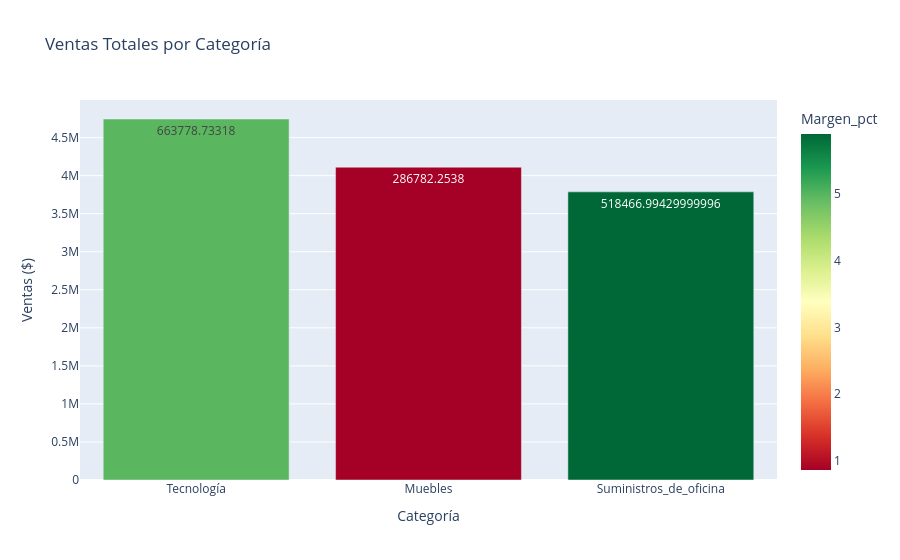
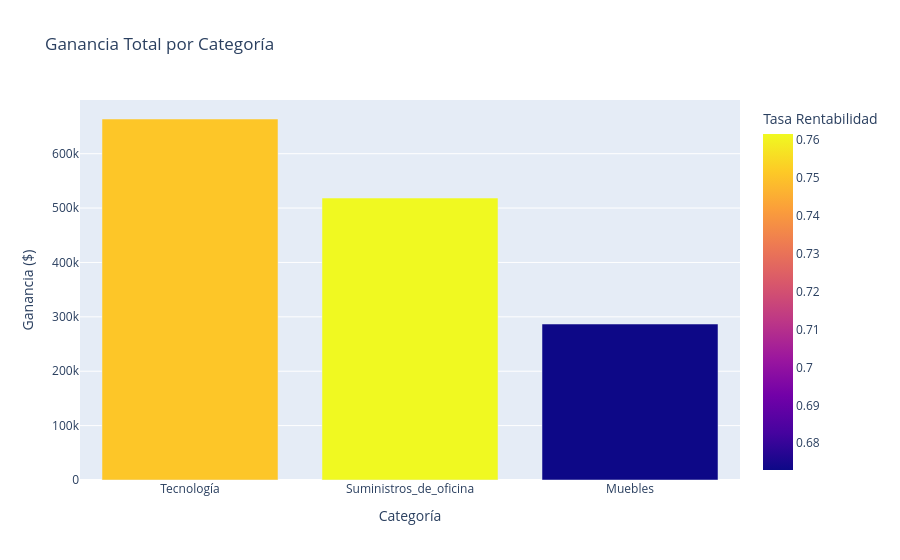

Source (notebook cell) for these figures, in order:
### Markdown cell above
---

### Code cell
# Heatmap Categoría vs Subcategoría
print("\n📈 VENTAS POR SUBCATEGORÍA (top 3 por categoría):")
for cat in df['Categoría'].unique():
    print(f"\n{cat}:")
    subcat = df[df['Categoría'] == cat].groupby("Subcategoría")["Ventas"].sum().sort_values(ascending=False).head(3)
    for subcat_name, ventas in subcat.items():
        pct = (ventas / total_ventas) * 100
        print(f"   - {subcat_name}: ${ventas:,.0f} ({pct:.2f}%)")

# Gráfico: Categorías vs Ventas
fig7 = px.bar(
    categoria_totales.reset_index().sort_values("Ventas", ascending=False),
    x='Categoría',
    y='Ventas',
    title='Ventas Totales por Categoría',
    labels={'Ventas': 'Ventas ($)', 'Categoría': 'Categoría'},
    color='Margen_pct',
    color_continuous_scale='RdYlGn',
    text='Ganancia'
)
fig7.show()

# Gráfico: Rentabilidad por Categoría
rentabilidad_cat = df.groupby("Categoría").agg({
    "Ganancia": "sum",
    "Ventas": "sum",
    "Es_rentable": "mean"
}).sort_values("Ganancia", ascending=False)

fig8 = px.bar(
    rentabilidad_cat.reset_index(),
    x='Categoría',
    y='Ganancia',
    title='Ganancia Total por Categoría',
    color='Es_rentable',
    labels={'Ganancia': 'Ganancia ($)', 'Es_rentable': 'Tasa Rentabilidad'}
)
fig8.show()

### Figure 1 — Plotly figure (JSON) as saved in the notebook; plotly's stock layout.template omitted (floating-point values rounded to 4 significant figures)
{"data": [{"hovertemplate": "Categoría=%{x}<br>Ventas ($)=%{y}<br>Ganancia=%{text}<br>Margen_pct=%{marker.color}<extra></extra>", "legendgroup": "", "marker": {"color": [4.968, 0.8638, 5.896], "coloraxis": "coloraxis", "pattern": {"shape": ""}}, "name": "", "orientation": "v", "showlegend": false, "text": [663800.0, 286800.0, 518500.0], "textposition": "auto", "type": "bar", "x": ["Tecnología", "Muebles", "Suministros_de_oficina"], "xaxis": "x", "y": [4745000.0, 4111000.0, 3787000.0], "yaxis": "y"}], "layout": {"barmode": "relative", "coloraxis": {"colorbar": {"title": {"text": "Margen_pct"}}, "colorscale": [[0, "rgb(165,0,38)"], [0.1, "rgb(215,48,39)"], [0.2, "rgb(244,109,67)"], [0.3, "rgb(253,174,97)"], [0.4, "rgb(254,224,139)"], [0.5, "rgb(255,255,191)"], [0.6, "rgb(217,239,139)"], [0.7, "rgb(166,217,106)"], [0.8, "rgb(102,189,99)"], [0.9, "rgb(26,152,80)"], [1, "rgb(0,104,55)"]]}, "legend": {"tracegroupgap": 0}, "title": {"text": "Ventas Totales por Categoría"}, "xaxis": {"anchor": "y", "domain": [0, 1], "title": {"text": "Categoría"}}, "yaxis": {"anchor": "x", "domain": [0, 1], "title": {"text": "Ventas ($)"}}}}

### Figure 2 — Plotly figure (JSON) as saved in the notebook; plotly's stock layout.template omitted (floating-point values rounded to 4 significant figures)
{"data": [{"hovertemplate": "Categoría=%{x}<br>Ganancia ($)=%{y}<br>Tasa Rentabilidad=%{marker.color}<extra></extra>", "legendgroup": "", "marker": {"color": [0.7509, 0.7616, 0.6729], "coloraxis": "coloraxis", "pattern": {"shape": ""}}, "name": "", "orientation": "v", "showlegend": false, "textposition": "auto", "type": "bar", "x": ["Tecnología", "Suministros_de_oficina", "Muebles"], "xaxis": "x", "y": [663800.0, 518500.0, 286800.0], "yaxis": "y"}], "layout": {"barmode": "relative", "coloraxis": {"colorbar": {"title": {"text": "Tasa Rentabilidad"}}, "colorscale": [[0, "#0d0887"], [0.1111, "#46039f"], [0.2222, "#7201a8"], [0.3333, "#9c179e"], [0.4444, "#bd3786"], [0.5556, "#d8576b"], [0.6667, "#ed7953"], [0.7778, "#fb9f3a"], [0.8889, "#fdca26"], [1, "#f0f921"]]}, "legend": {"tracegroupgap": 0}, "title": {"text": "Ganancia Total por Categoría"}, "xaxis": {"anchor": "y", "domain": [0, 1], "title": {"text": "Categoría"}}, "yaxis": {"anchor": "x", "domain": [0, 1], "title": {"text": "Ganancia ($)"}}}}
